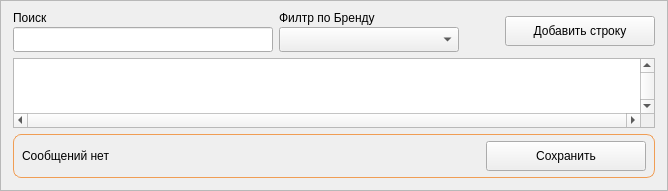
          <widget class="QFrame" name="frame_RightPanel">
           <property name="frameShape">
            <enum>QFrame::Shape::StyledPanel</enum>
           </property>
           <property name="frameShadow">
            <enum>QFrame::Shadow::Raised</enum>
           </property>
           <property name="minimumSize">
            <size>
             <width>0</width>
             <height>0</height>
            </size>
           </property>
           <property name="maximumSize">
            <size>
             <width>16777215</width>
             <height>16777215</height>
            </size>
           </property>
           <property name="styleSheet">
            <string notr="true">#frame_RightPanel {border: 1px solid #f09d54; border-radius: 8px;}</string>
           </property>
           <layout class="QVBoxLayout" name="verticalLayout_right">
            <property name="spacing">
             <number>6</number>
            </property>
            <property name="leftMargin">
             <number>12</number>
            </property>
            <property name="topMargin">
             <number>10</number>
            </property>
            <property name="rightMargin">
             <number>12</number>
            </property>
            <property name="bottomMargin">
             <number>12</number>
            </property>
            <item>
             <widget class="QFrame" name="frame_top_right">
              <property name="frameShape">
               <enum>QFrame::Shape::NoFrame</enum>
              </property>
              <property name="frameShadow">
               <enum>QFrame::Shadow::Plain</enum>
              </property>
              <layout class="QHBoxLayout" name="horizontalLayout_top_right">
               <property name="spacing">
                <number>6</number>
               </property>
               <property name="leftMargin">
                <number>0</number>
               </property>
               <property name="topMargin">
                <number>0</number>
               </property>
               <property name="rightMargin">
                <number>0</number>
               </property>
               <property name="bottomMargin">
                <number>0</number>
               </property>
               <item>
                <widget class="QFrame" name="frame_line_FindProduct_box">
                 <property name="frameShape">
                  <enum>QFrame::Shape::NoFrame</enum>
                 </property>
                 <property name="frameShadow">
                  <enum>QFrame::Shadow::Plain</enum>
                 </property>
                 <layout class="QVBoxLayout" name="verticalLayout_line_FindProduct">
                  <property name="spacing">
                   <number>2</number>
                  </property>
                  <property name="leftMargin">
                   <number>0</number>
                  </property>
                  <property name="topMargin">
                   <number>0</number>
                  </property>
                  <property name="rightMargin">
                   <number>0</number>
                  </property>
                  <property name="bottomMargin">
                   <number>0</number>
                  </property>
                  <item>
                   <widget class="QLabel" name="label_14">
                    <property name="text">
                     <string>Поиск</string>
                    </property>
                   </widget>
                  </item>
                  <item>
                   <widget class="QLineEdit" name="line_FindProduct">
                    <property name="minimumSize">
                     <size>
                      <width>260</width>
                      <height>25</height>
                     </size>
                    </property>
                    <property name="maximumSize">
                     <size>
                      <width>16777215</width>
                      <height>25</height>
                     </size>
                    </property>
                   </widget>
                  </item>
                 </layout>
                </widget>
               </item>
               <item>
                <widget class="QFrame" name="frame_cbo_FindBrand_box">
                 <property name="frameShape">
                  <enum>QFrame::Shape::NoFrame</enum>
                 </property>
                 <property name="frameShadow">
                  <enum>QFrame::Shadow::Plain</enum>
                 </property>
                 <layout class="QVBoxLayout" name="verticalLayout_cbo_FindBrand">
                  <property name="spacing">
                   <number>2</number>
                  </property>
                  <property name="leftMargin">
                   <number>0</number>
                  </property>
                  <property name="topMargin">
                   <number>0</number>
                  </property>
                  <property name="rightMargin">
                   <number>0</number>
                  </property>
                  <property name="bottomMargin">
                   <number>0</number>
                  </property>
                  <item>
                   <widget class="QLabel" name="label_15">
                    <property name="minimumSize">
                     <size>
                      <width>110</width>
                      <height>0</height>
                     </size>
                    </property>
                    <property name="maximumSize">
                     <size>
                      <width>110</width>
                      <height>16777215</height>
                     </size>
                    </property>
                    <property name="text">
                     <string>Филтр по Бренду</string>
                    </property>
                   </widget>
                  </item>
                  <item>
                   <widget class="QComboBox" name="cbo_FindBrand">
                    <property name="minimumSize">
                     <size>
                      <width>180</width>
                      <height>25</height>
                     </size>
                    </property>
                    <property name="maximumSize">
                     <size>
                      <width>16777215</width>
                      <height>25</height>
                     </size>
                    </property>
                   </widget>
                  </item>
                 </layout>
                </widget>
               </item>
               <item>
                <spacer name="horizontalSpacer_top">
                 <property name="orientation">
                  <enum>Qt::Orientation::Horizontal</enum>
                 </property>
                 <property name="sizeHint" stdset="0">
                  <size>
                   <width>40</width>
                   <height>20</height>
                  </size>
                 </property>
                </spacer>
               </item>
               <item>
                <widget class="QPushButton" name="btn_AddLine">
                 <property name="text">
                  <string>Добавить строку</string>
                 </property>
                 <property name="icon">
                  <iconset resource="../resource.qrc">
                   <normaloff>:/icon/icon/plus-circle — копия — копия.svg</normaloff>:/icon/icon/plus-circle — копия — копия.svg</iconset>
                 </property>
                 <property name="minimumSize">
                  <size>
                   <width>150</width>
                   <height>30</height>
                  </size>
                 </property>
                 <property name="maximumSize">
                  <size>
                   <width>150</width>
                   <height>30</height>
                  </size>
                 </property>
                </widget>
               </item>
              </layout>
             </widget>
            </item>
            <item>
             <widget class="QTableWidget" name="table">
              <property name="font">
               <font>
                <family>Tahoma</family>
                <pointsize>10</pointsize>
                <italic>false</italic>
                <bold>false</bold>
               </font>
              </property>
              <property name="verticalScrollBarPolicy">
               <enum>Qt::ScrollBarPolicy::ScrollBarAlwaysOn</enum>
              </property>
              <property name="horizontalScrollBarPolicy">
               <enum>Qt::ScrollBarPolicy::ScrollBarAlwaysOn</enum>
              </property>
              <property name="sizeAdjustPolicy">
               <enum>QAbstractScrollArea::SizeAdjustPolicy::AdjustToContents</enum>
              </property>
              <property name="selectionMode">
               <enum>QAbstractItemView::SelectionMode::SingleSelection</enum>
              </property>
              <property name="textElideMode">
               <enum>Qt::TextElideMode::ElideMiddle</enum>
              </property>
              <property name="sortingEnabled">
               <bool>true</bool>
              </property>
              <property name="wordWrap">
               <bool>true</bool>
              </property>
              <property name="columnCount">
               <number>0</number>
              </property>
              <attribute name="horizontalHeaderCascadingSectionResizes">
               <bool>true</bool>
              </attribute>
              <attribute name="horizontalHeaderMinimumSectionSize">
               <number>55</number>
              </attribute>
              <attribute name="horizontalHeaderShowSortIndicator" stdset="0">
               <bool>true</bool>
              </attribute>
              <attribute name="horizontalHeaderStretchLastSection">
               <bool>true</bool>
              </attribute>
              <attribute name="verticalHeaderVisible">
               <bool>false</bool>
              </attribute>
              <attribute name="verticalHeaderCascadingSectionResizes">
               <bool>true</bool>
              </attribute>
              <attribute name="verticalHeaderDefaultSectionSize">
               <number>25</number>
              </attribute>
              <attribute name="verticalHeaderHighlightSections">
               <bool>false</bool>
              </attribute>
              <property name="minimumSize">
               <size>
                <width>0</width>
                <height>0</height>
               </size>
              </property>
              <property name="maximumSize">
               <size>
                <width>16777215</width>
                <height>16777215</height>
               </size>
              </property>
             </widget>
            </item>
            <item>
             <widget class="QFrame" name="frame_Update">
              <property name="frameShape">
               <enum>QFrame::Shape::StyledPanel</enum>
              </property>
              <property name="frameShadow">
               <enum>QFrame::Shadow::Raised</enum>
              </property>
              <property name="maximumSize">
               <size>
                <width>16777215</width>
                <height>50</height>
               </size>
              </property>
              <property name="styleSheet">
               <string notr="true">#frame_Update {border: 1px solid #f09d54; border-radius: 8px;}</string>
              </property>
              <layout class="QHBoxLayout" name="horizontalLayout_update">
               <property name="spacing">
                <number>8</number>
               </property>
               <property name="leftMargin">
                <number>8</number>
               </property>
               <property name="topMargin">
                <number>6</number>
               </property>
               <property name="rightMargin">
                <number>8</number>
               </property>
               <property name="bottomMargin">
                <number>6</number>
               </property>
               <item>
                <widget class="QFrame" name="frame_18">
                 <property name="frameShape">
                  <enum>QFrame::Shape::NoFrame</enum>
                 </property>
                 <property name="frameShadow">
                  <enum>QFrame::Shadow::Plain</enum>
                 </property>
                 <layout class="QVBoxLayout" name="verticalLayout_msg">
                  <property name="spacing">
                   <number>0</number>
                  </property>
                  <property name="leftMargin">
                   <number>0</number>
                  </property>
                  <property name="topMargin">
                   <number>0</number>
                  </property>
                  <property name="rightMargin">
                   <number>0</number>
                  </property>
                  <property name="bottomMargin">
                   <number>0</number>
                  </property>
                  <item>
                   <widget class="QLabel" name="label_msg">
                    <property name="text">
                     <string>Сообщений нет</string>
                    </property>
                   </widget>
                  </item>
                 </layout>
                </widget>
               </item>
               <item>
                <spacer name="horizontalSpacer_update">
                 <property name="orientation">
                  <enum>Qt::Orientation::Horizontal</enum>
                 </property>
                 <property name="sizeHint" stdset="0">
                  <size>
                   <width>40</width>
                   <height>20</height>
                  </size>
                 </property>
                </spacer>
               </item>
               <item>
                <widget class="QPushButton" name="btn_Save">
                 <property name="text">
                  <string>Сохранить</string>
                 </property>
                 <property name="icon">
                  <iconset resource="../resource.qrc">
                   <normaloff>:/icon/icon/save — копия — копия.svg</normaloff>:/icon/icon/save — копия — копия.svg</iconset>
                 </property>
                 <property name="minimumSize">
                  <size>
                   <width>160</width>
                   <height>30</height>
                  </size>
                 </property>
                 <property name="maximumSize">
                  <size>
                   <width>160</width>
                   <height>30</height>
                  </size>
                 </property>
                </widget>
               </item>
              </layout>
             </widget>
            </item>
           </layout>
          </widget>
